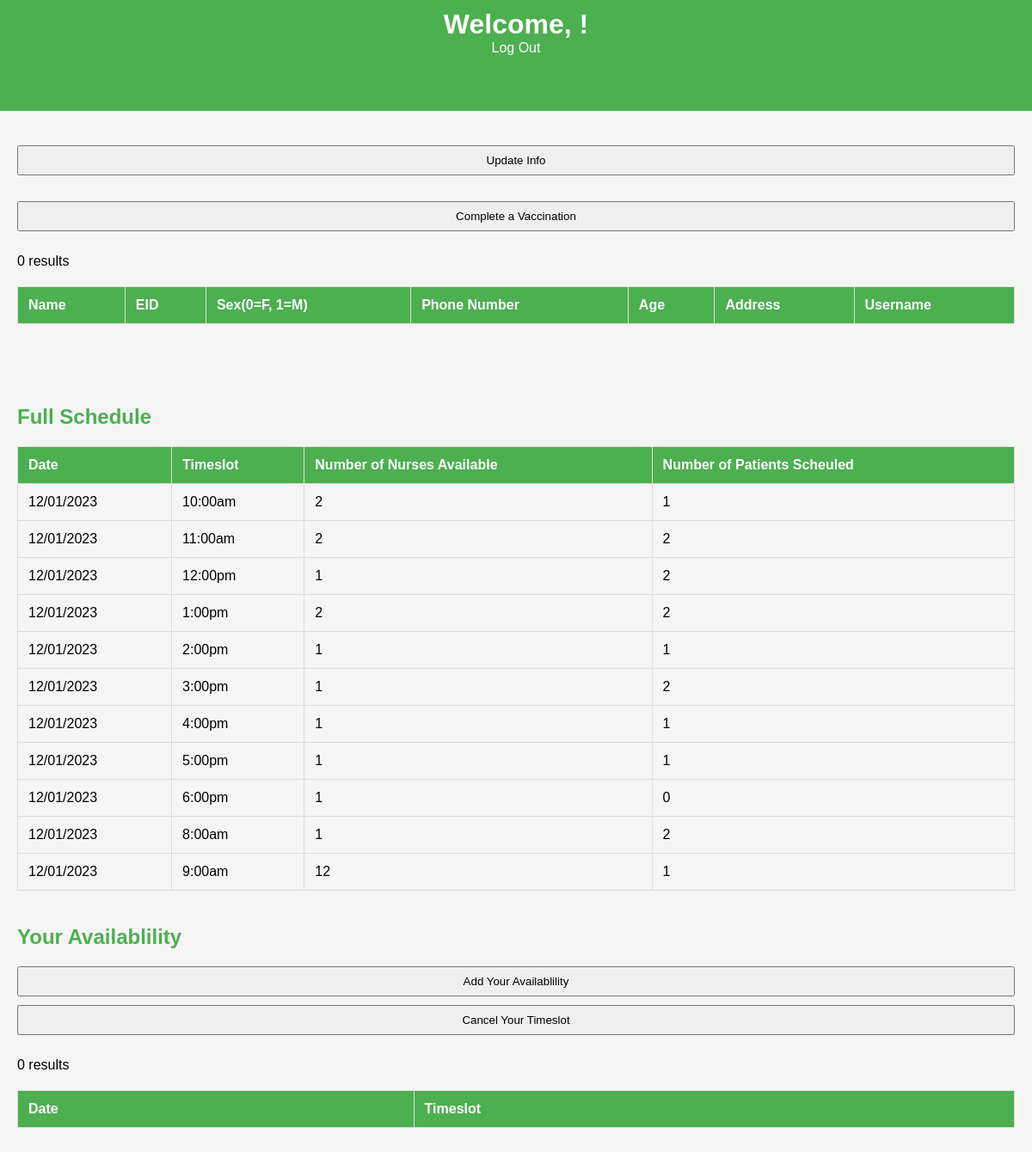
Before: /nurse-home.php with the older database file.
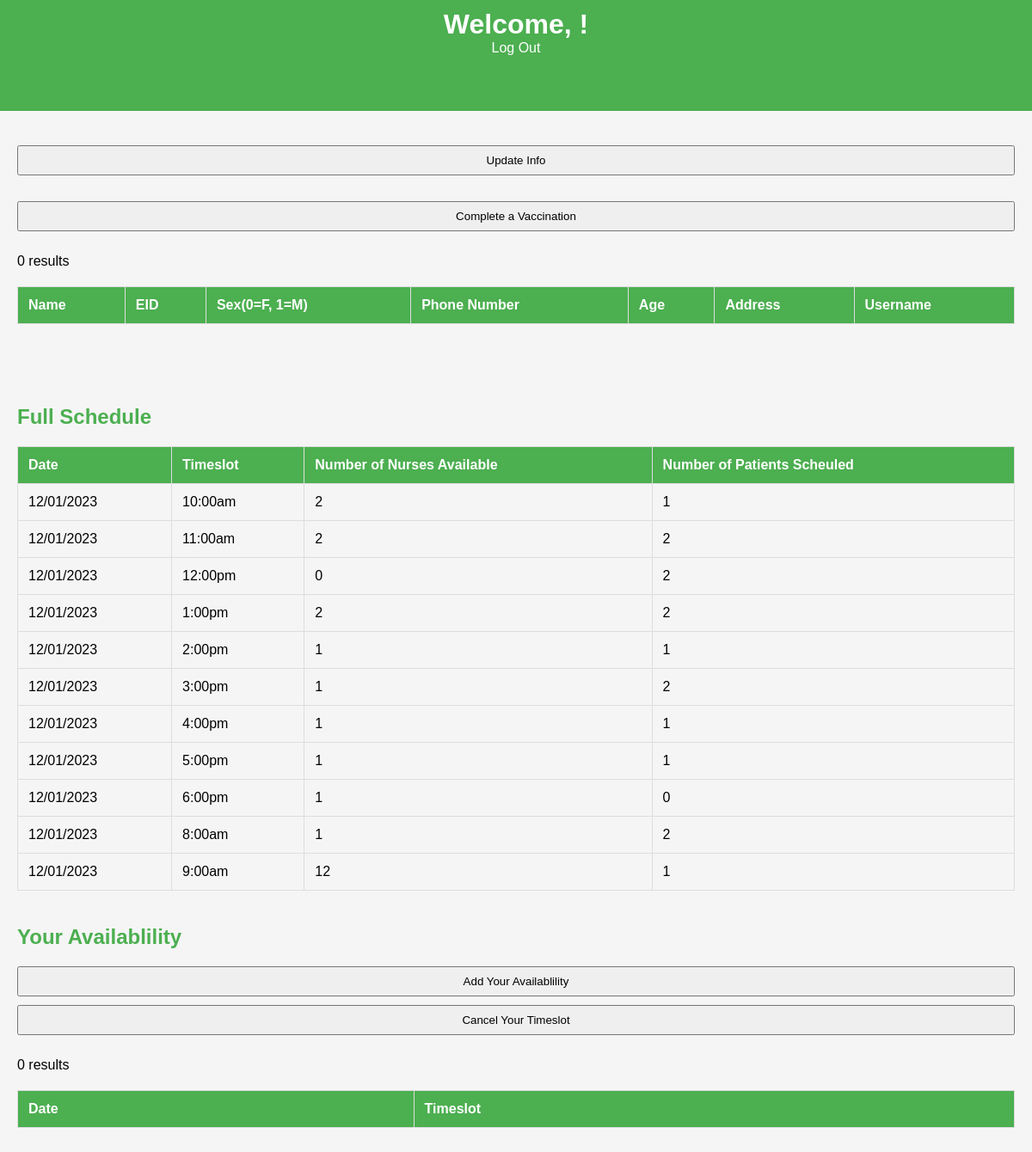
After: the same page with the newer database file.
### tables this page shows
CREATE TABLE `schedule` (
  `the_date` varchar(20) NOT NULL,
  `time_slot` varchar(20) NOT NULL,
  `num_of_nurses` int(11) NOT NULL,
  `num_of_patients` int(11) NOT NULL
);

### nurse-home.php (the view, shortened to what this page needs)
<html>
    <head>
        <link rel="stylesheet" href="nurse-home.css">
        <?php
            $servername = "localhost";
            $username = "root";
            $password = "";
            $dbname = "final-project-2";
            $conn = new mysqli($servername, $username, $password, $dbname);
            $nurse_name = "";
        ?>
    </head>
    <div class="nurse-home-page">
        <div class="tab-bar">
            <?php echo "<h1>Welcome, $nurse_name!</h1>"?>
            <a href='http://localhost/480-hospital-database'>Log Out</a>
            <br>
            <br>
            <br>
            <br>
        </div>
        <div class="display-options">
            <div class="nurse-display">
                <form method="POST" action="nurse-home.php">
                    <input type="submit" name="update-info" value="Update Info"/>
                </form>
                <form method="POST" action="vaccination_processing.php">
                    <input type="submit" name="do-vaccination" value="Complete a Vaccination"/>
                </form>
                <table>
                    <tr>
                        <th>Name</th>
                        <th>EID</th>
                        <th>Sex(0=F, 1=M)</th>
                        <th>Phone Number</th>
                        <th>Age</th>
                        <th>Address</th>
                        <th>Username</th>
                    </tr>
                </table>
                <br>
                <br>
                <br>
            </div>
            <div class="scheduling-display">
                <h2>Full Schedule</h2>
                <table>
                    <tr>
                        <th>Date</th>
                        <th>Timeslot</th>
                        <th>Number of Nurses Available</th>
                        <th>Number of Patients Scheuled</th>
                    </tr>
                    <?php
                    $stmt = "SELECT * FROM schedule";
                    $result = $conn->query($stmt);
                    if ($result->num_rows > 0) {
                        while($row = $result->fetch_assoc()) {
                            echo "
                            <tr>
                                <td>" . $row["the_date"]. "</td>
                                <td>" . $row["time_slot"]. "</td>
                                <td>" . $row["num_of_nurses"]. "</td>
                                <td>" . $row["num_of_patients"]. "</td>
                            </tr>";
                        }
                    } else {
                        echo "0 results";
                    }
                    ?>
                </table>
            </div>
            <div class="scheduling-display">
                <h2>Your Availablility</h2>
                <form method="POST" action="nurse-availability-scheduling.php">
                    <input type="submit" name="add-availability" value="Add Your Availablility"/>
                    <input type="submit" name="cancel-availability" value="Cancel Your Timeslot"/>
                </form>
                <table>
                    <tr>
                        <th>Date</th>
                        <th>Timeslot</th>
                    </tr>
                </table>
            </div>
        </div>
    </div>
</html>

Changed rows visible on the page:
changed schedule "12:00pm": num_of_nurses "1" → "0"
